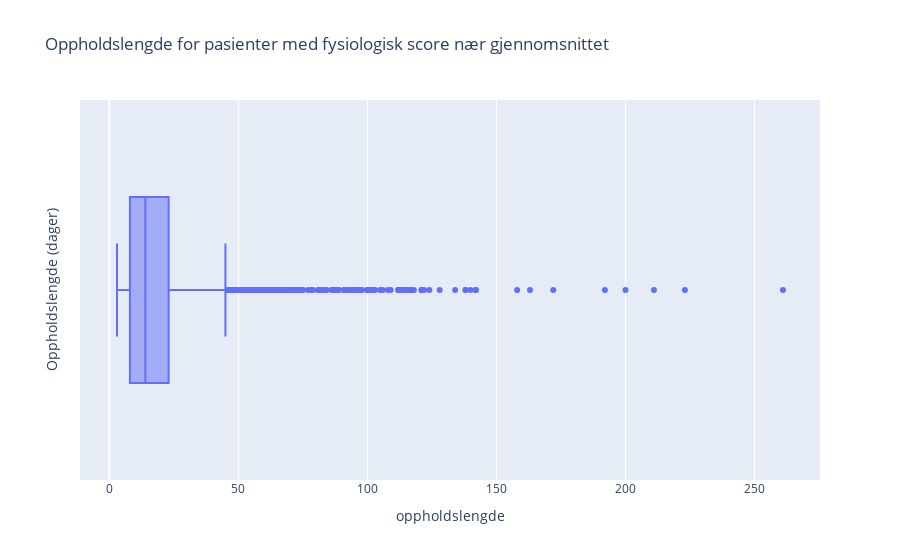

The notebook cell this image was saved under:
### Code cell
import plotly.express as px

# Plotter boksplot av oppholdslengde for pasienter med fysiologisk score nær gjennomsnittet
fig = px.box(filtered_patients, x='oppholdslengde', 
             title='Oppholdslengde for pasienter med fysiologisk score nær gjennomsnittet')

# Legger til noen labels og viser grafen
fig.update_layout(yaxis_title='Oppholdslengde (dager)')
fig.show()

### Figure 1 — Plotly figure (JSON) as saved in the notebook; plotly's stock layout.template omitted (floating-point values rounded to 4 significant figures; data arrays with more than 128 entries replaced by an {"elided": "..."} marker saying what was removed)
{"data": [{"alignmentgroup": "True", "hovertemplate": "oppholdslengde=%{x}<extra></extra>", "legendgroup": "", "marker": {"color": "#636efa"}, "name": "", "notched": false, "offsetgroup": "", "orientation": "h", "showlegend": false, "type": "box", "x": {"elided": "2341 int values"}, "x0": " ", "xaxis": "x", "y0": " ", "yaxis": "y"}], "layout": {"boxmode": "group", "legend": {"tracegroupgap": 0}, "title": {"text": "Oppholdslengde for pasienter med fysiologisk score nær gjennomsnittet"}, "xaxis": {"anchor": "y", "domain": [0, 1], "title": {"text": "oppholdslengde"}}, "yaxis": {"anchor": "x", "domain": [0, 1], "title": {"text": "Oppholdslengde (dager)"}}}}
